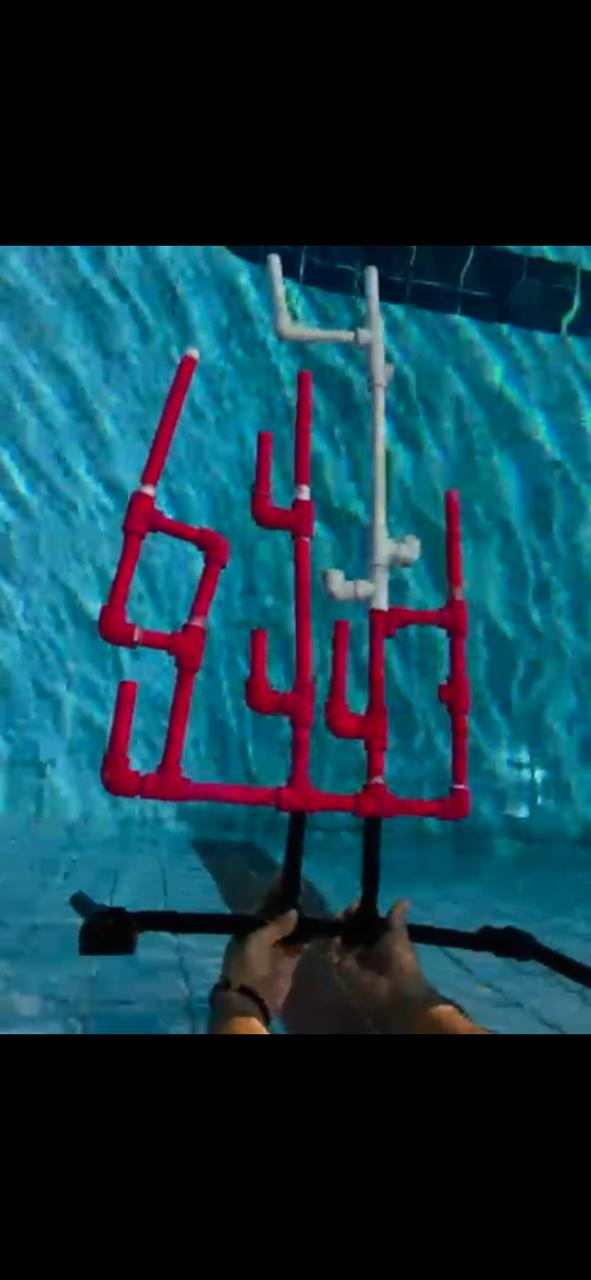
#> input picture gui/WhatsApp Image 2021-06-03 at 5.33.51 AM.jpeg, 591 x 1280 px
$ python -i object_detection_module.py   (imports and definitions only)
#> lines starting #> are read from the running program, lines starting #| are printed output that depends on the picture; after the words box and inside, x2 and y2 are one past the last pixel; in counts of white or black regions, pixels touching at a corner belong together
#> further down, picture is the input picture: shape (1280, 591, 3); mean B, G, R 70.4, 57.6, 19
"""
Module that contains utilities needed task 2.2

task description : Using image recognition to determine the health of a coral colony by comparing its
current condition picture to an image taken in the past to compare between them and find changes.

Prequisites :-

1 - open cv
2 - numpy
3 - math -> if not already included while installing python

"""
import cv2
import numpy as np

# Defining module Constants
UPPER_PURPLE = np.array([215, 224, 165])
LOWER_PURPLE = np.array([109, 0, 55])
LOWER_WHITE = np.array([150, 150, 160])  # White HSV lower boundry
UPPER_WHITE = np.array([255, 255, 255])  # White HSV upper boundry
KERNEL_ALLIGN = np.ones((5, 5), np.uint8)  # Kernel used for opening effect
KERNEL_ERODE = np.ones((3,3),np.uint8)
MAX_FEATURES = 100  # Maximum number of features to be detected
GOOD_MATCH_PERCENT = 0.15  # Matching tolerence
AREA = 450  # Minimum contour area
COLORS = {
    "GREEN": (0, 255, 0),
    "YELLOW": (0, 255, 255),
    "RED": (0, 0, 255),
    "BLUE": (255, 0, 0)
}
AREA_TOLERANCE = 1000  # Difference in area tolerence
MIN_MATCH_COUNT = 10  # Matching Tolerence


def extract(image,debug=False):
    """
Python function that extracts purple and white parts out of an image

arguments :-
------------

1 - image -> an numpy array representing the image to be extracted from ( can be read using open cv ).
2 - debug -> boolean that controls if debug mode is on or off.

outputs :-
----------

- A dictionary that contains:
    - original image.
    - white parts of image.
    - purple parts of image.


    """
#> called with debug = False
    image = cv2.cvtColor(image ,cv2.COLOR_BGR2HSV)
#> image: shape (1280, 591, 3); mean H, S, V 62.5, 133.3, 75.5
    purple_mask = cv2.inRange(image, LOWER_PURPLE, UPPER_PURPLE)
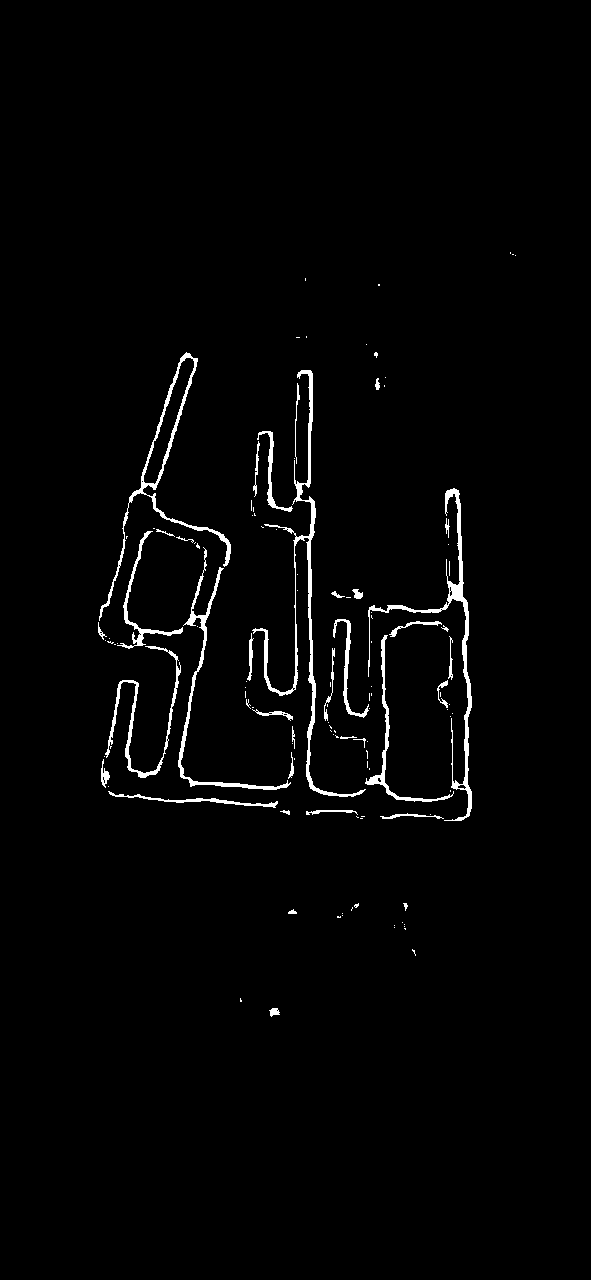
#> purple_mask: shape (1280, 591); 1.9% white; 121 white regions (84 under 20 px), largest, box (x1, y1, x2, y2) and area: (252, 370, 366, 797) 2598, (368, 488, 472, 821) 2197, (99, 352, 231, 621) 1733
    purple = cv2.bitwise_and(image, image, mask=purple_mask)
#> purple: shape (1280, 591, 3); mean H, S, V 2.7, 2.6, 1.9
    purple[purple_mask > 0] = (255, 255, 255)
#> purple: shape (1280, 591, 3); mean H, S, V 4.8, 4.8, 4.8
    purple = cv2.erode(purple,KERNEL_ERODE,iterations = 1)
#> purple: shape (1280, 591, 3); mean H, S, V 1.3, 1.3, 1.3
    # Print debug info if debug mode is on
    if debug:
        cv2.imshow("extraction result", np.hstack([image, purple]))
    return purple


bf = cv2.DescriptorMatcher_create(cv2.DESCRIPTOR_MATCHER_BRUTEFORCE_HAMMING)


# [96 lines left out: functions to_black_and_white, detect, print_contours, not called in this run]


def get_colony_area(image):
    """
gets a contour rectangle around the white chunk of color and calculate its area

arguments :-
------------

- image -> an numpy array representing the image to be procesed ( can be read using open cv ).

outputs :-
----------

- A number representing the colony area.

    """
    image = cv2.cvtColor(extract(image), cv2.COLOR_BGR2GRAY)
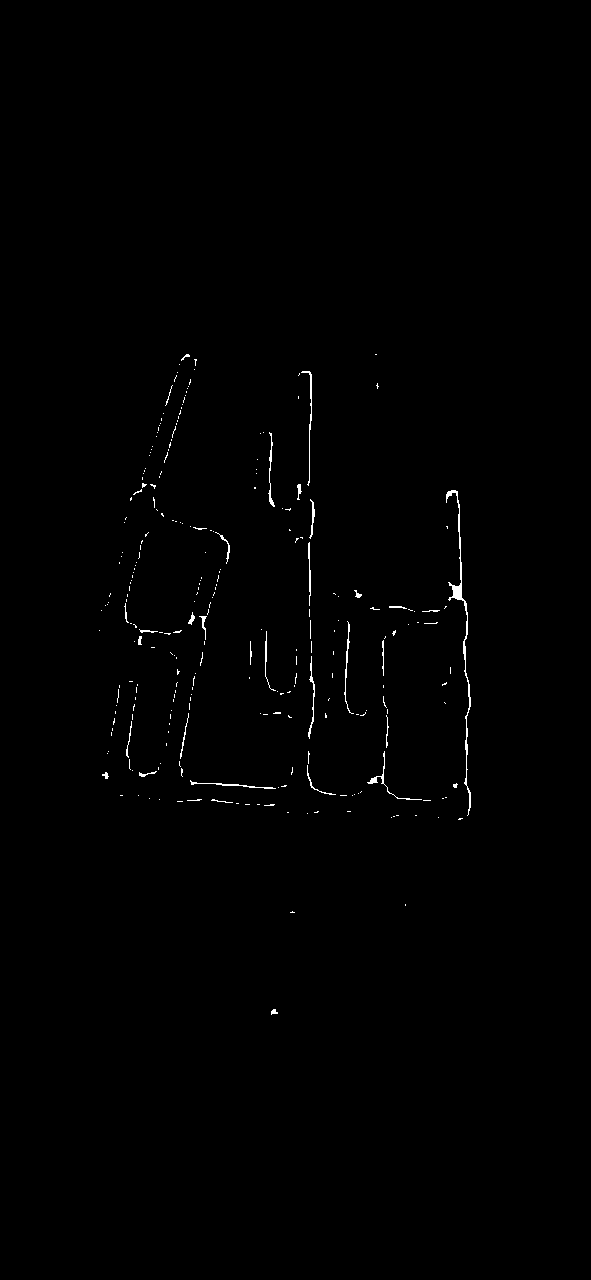
#> image: shape (1280, 591); 0.5% white in thin lines or dots, all inside (x1, y1, x2, y2) = (99, 354, 471, 1015)
    cv2.imwrite("result1.png", image)
    contours = cv2.findContours(image, cv2.RETR_EXTERNAL, cv2.CHAIN_APPROX_SIMPLE)[0]
#> contours = 269 contours, 254 with area under 20; largest, box (x1, y1, x2, y2) and area: (446, 490, 471, 816) 384, (367, 751, 422, 800) 60, (268, 432, 275, 507) 56, (308, 656, 315, 739) 56, (301, 371, 312, 486) 55
    _c = max(contours, key=cv2.contourArea)
    return float(cv2.contourArea(_c))

# [11 lines left out: functions Pixelated_Clean_Image_beta, addassistant, not called in this run]
# End of module

>>> import cv2
>>> picture = cv2.imread('WhatsApp Image 2021-06-03 at 5.33.51 AM.jpeg')
>>> result = get_colony_area(picture)
#> result = 383.5
